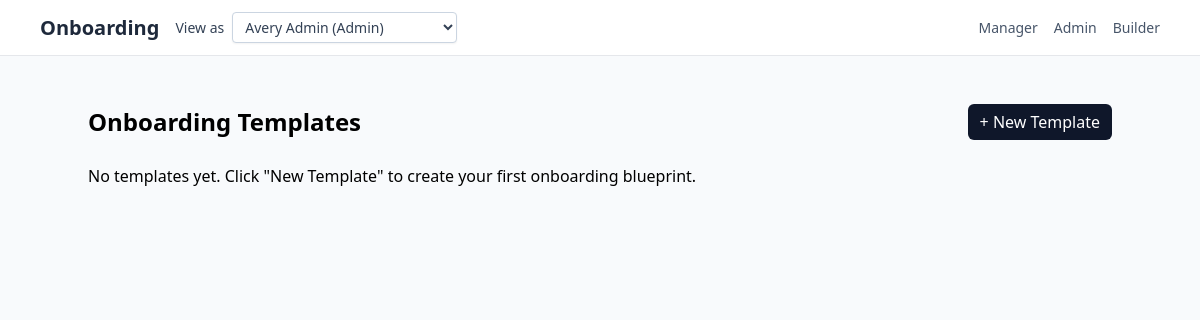
Page /templates on the earlier database version.
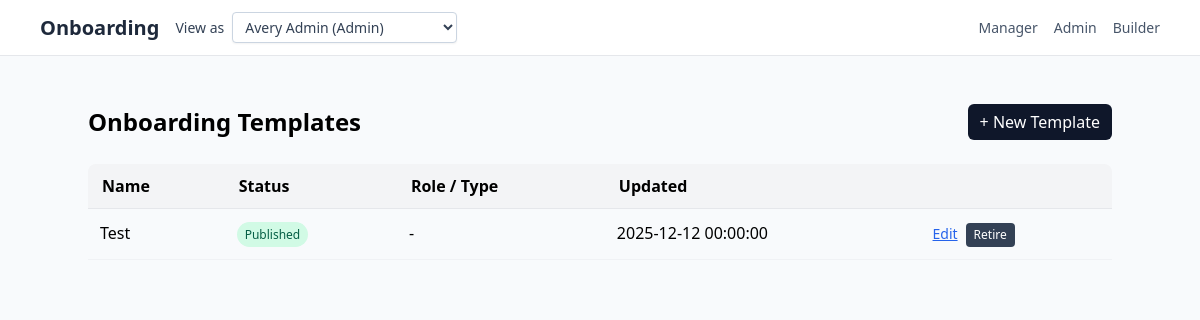
Same page on the later database version.
### Onboarding/models.py (models this page shows, shortened)
class OnboardingTemplate(db.Model):
    __tablename__ = "onboarding_templates"
    id = db.Column(db.Integer, primary_key=True)
    name = db.Column(db.String(200), nullable=False)
    description = db.Column(db.Text, nullable=True)
    status = db.Column(
        db.String(32),
        nullable=False,
        default=TemplateStatusEnum.DRAFT.value,
    )
    target_role = db.Column(db.String(120), nullable=True)  # e.g. 'Engineer'
    department = db.Column(db.String(120), nullable=True)
    location = db.Column(db.String(120), nullable=True)
    estimated_duration_days = db.Column(db.Integer, nullable=True)
    version = db.Column(db.String(50), nullable=True)
    created_by_id = db.Column(db.Integer, db.ForeignKey("users.id"), nullable=True)
    created_by = db.relationship("User", backref="created_templates")
    created_at = db.Column(db.DateTime, nullable=False, default=date.today)
    updated_at = db.Column(
        db.DateTime,
        nullable=False,
        default=date.today,
        onupdate=date.today,
    )
    sections = db.relationship(
        "TemplateSection",
        back_populates="template",
        lazy="selectin",
        cascade="all, delete-orphan",
        order_by="TemplateSection.order_index.asc()",
    )

### app.py (the view)
@app.get("/templates")
def templates_dashboard():
    user = current_user()
    require_builder_or_admin(user)
    templates = OnboardingTemplate.query.order_by(
        OnboardingTemplate.status.asc(),
        OnboardingTemplate.name.asc(),
    ).all()
    return render_template(
        "templates_dashboard.html",
        user=user,
        templates=templates,
    )

### app.py (called while the page is built)
def current_user() -> User:
    email = request.headers.get("X-User-Email") or request.args.get("as_user")
    query = User.query.options(selectinload(User.onboarding_plan))
    if email:
        user = query.filter_by(email=email).first()
        if not user:
            abort(404, description="User not found")
        return user
    user = query.order_by(User.id.asc()).first()
    if not user:
        abort(404, description="No users available")
    return user

def require_builder_or_admin(user: User):
    allowed = {RoleEnum.BUILDER.value, RoleEnum.ADMIN.value}
    if user.role not in allowed:
        abort(403)

@app.context_processor
def inject_build_ts():
    return {"build_ts": int(time.time())}

@app.context_processor
def inject_user_switcher():
    users = User.query.order_by(User.role.asc(), User.full_name.asc()).all()
    active_user = None
    try:
        active_user = current_user()
    except Exception:
        active_user = None
    return {
        "switchable_users": users,
        "nav_current_user": active_user,
    }

### templates/templates_dashboard.html
{% extends "base.html" %}
{% block content %}
  <div class="max-w-5xl mx-auto py-8">
    <div class="flex items-center justify-between mb-6">
      <h1 class="text-2xl font-bold">Onboarding Templates</h1>
      {% if user.role in ["builder", "admin"] %}
        <a href="{{ url_for('new_template_form') }}"
           class="btn btn-primary">
          + New Template
        </a>
      {% endif %}
    </div>
    {% if templates %}
      <table class="table">
        <thead>
          <tr>
            <th>Name</th>
            <th>Status</th>
            <th>Role / Type</th>
            <th>Updated</th>
            <th></th>
          </tr>
        </thead>
        <tbody>
          {% for tpl in templates %}
            <tr>
              <td>{{ tpl.name }}</td>
              <td>
                {% if tpl.status == "published" %}
                  <span class="px-2 py-1 rounded-full text-xs bg-emerald-100 text-emerald-800">
                    Published
                  </span>
                {% elif tpl.status == "retired" %}
                  <span class="px-2 py-1 rounded-full text-xs bg-slate-200 text-slate-800">
                    Retired
                  </span>
                {% else %}
                  <span class="px-2 py-1 rounded-full text-xs bg-amber-100 text-amber-800">
                    Draft
                  </span>
                {% endif %}
              </td>
              <td>{{ tpl.target_role or "-" }}</td>
              <td>{{ tpl.updated_at or "" }}</td>
              <td>
                <div class="flex items-center gap-2">
                  <a href="{{ url_for('edit_template', template_id=tpl.id) }}"
                    class="text-blue-600 underline text-sm">
                    Edit
                  </a>
                  {% if user.role in ["builder", "admin"] %}
                    {% if tpl.status == "draft" %}
                      <form method="post"
                            action="{{ url_for('publish_template', template_id=tpl.id) }}"
                            style="display:inline;">
                        <button type="submit"
                                class="text-xs px-2 py-1 rounded bg-emerald-600 text-white">
                          Publish
                        </button>
                      </form>
                    {% elif tpl.status == "published" %}
                      <form method="post"
                            action="{{ url_for('retire_template', template_id=tpl.id) }}"
                            style="display:inline;">
                        <button type="submit"
                                class="text-xs px-2 py-1 rounded bg-slate-700 text-white">
                          Retire
                        </button>
                      </form>
                    {% endif %}
                  {% endif %}
                </div>
              </td>
            </tr>
          {% endfor %}
        </tbody>
      </table>
    {% else %}
      <p>No templates yet. Click "New Template" to create your first onboarding blueprint.</p>
    {% endif %}
  </div>
{% endblock %}

Differences in the rows shown:
added OnboardingTemplate: name "Test", status "Published", target_role "-", updated_at "2025-12-12 00:00:00"
Other differences:
text no longer shown: "No templates yet. Click \"New Template\" to create your first onboarding blueprint."
text now shown: "Name Status Role / Type Updated"
